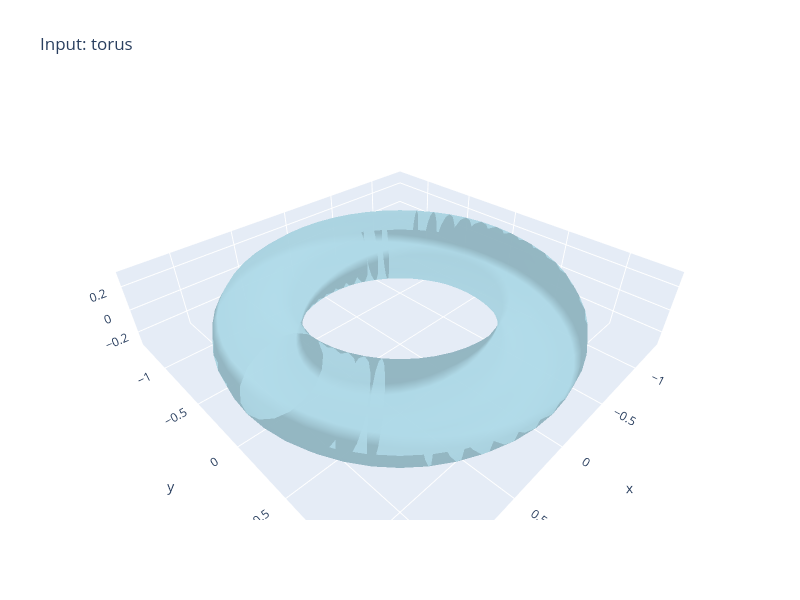

Notebook code cell kept with this figure:
### Code cell
fig_input = mm.visualize_mesh_3d(title=f"Input: {mesh_name}", backend="plotly")
fig_input

### Figure 1 — Plotly figure (JSON) as saved in the notebook; plotly's stock layout.template omitted (floating-point values rounded to 4 significant figures; data arrays with more than 128 entries replaced by an {"elided": "..."} marker saying what was removed)
{"data": [{"color": "lightblue", "i": {"elided": "1536 int values"}, "j": {"elided": "1536 int values"}, "k": {"elided": "1536 int values"}, "name": "Mesh", "opacity": 0.8, "type": "mesh3d", "x": {"elided": "768 float values"}, "y": {"elided": "768 float values"}, "z": {"elided": "768 float values"}}], "layout": {"autosize": false, "height": 600, "scene": {"aspectmode": "data", "xaxis": {"visible": true}, "yaxis": {"visible": true}, "zaxis": {"visible": true}}, "title": {"text": "Input: torus"}, "width": 800}}
